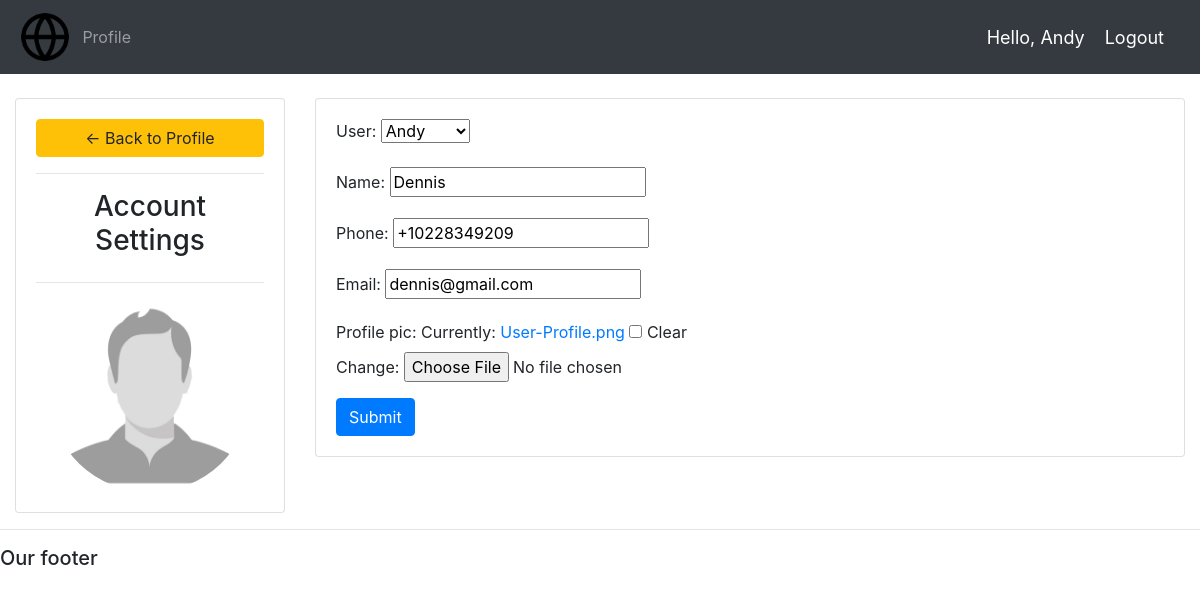
Screenshot of /account/ (signed in) with the database file from the repository.
### accounts/models.py (models this page shows, shortened)
class Customer(models.Model):
    user = models.OneToOneField(User, null=True, blank=True, on_delete=models.CASCADE)
    name = models.CharField(max_length = 200, null=True)
    phone = models.CharField(max_length = 200, null=True)
    email = models.CharField(max_length = 200, null=True)
    profile_pic = models.ImageField(default='profile.png', null=True, blank=True)
    date_created = models.DateTimeField(auto_now_add=True, null=True)

### accounts/views.py (the view)
# urls.py: path('account/', views.accountSettings, name="account"),
@login_required(login_url='login')
def accountSettings(request):
    customer = request.user.customer
    form = CustomerForm(instance=customer)
    if request.method == 'POST':
        form = CustomerForm(request.POST, request.FILES, instance=customer)
        if form.is_valid():
            form.save()
    context = {'form':form}
    return render(request, 'accounts/account_settings.html', context)

### accounts/forms.py
class CustomerForm(ModelForm):
    class Meta:
        model = Customer
        fields = '__all__'

### accounts/templates/accounts/account_settings.html (shortened to what this page needs)
{%  extends 'accounts/main.html' %}
{% load static %}
{% block content %}
<br>
<div class="row">
	<div class="col-md-3">
		<div class="card card-body">
			<a class="btn btn-warning" href="{% url 'home' %}"> &#8592; Back to Profile</a>
			<hr>
			<h3 style="text-align: center">Account Settings</h3>
			<hr>
			<img class="profile-pic" src="{{request.user.customer.profile_pic.url}}" >
		</div>
	</div>
	<div class="col-md-9">
		<div class="card card-body">
			<form method="POST" action="" enctype="multipart/form-data">
				{{form.as_p}}
			<input class="btn btn-primary" type="submit" name="Update Information">
			</form>
		</div>
	</div>
</div>
{% endblock %}

### accounts/templates/accounts/navbar.html (shortened to what this page needs)
{% load static %}
<nav class="navbar navbar-expand-lg navbar-dark bg-dark">
  <img src="/images/favicon.png" alt="favicon" class="logo">
    <div class="collapse navbar-collapse" id="navbarNav">
      <ul class="navbar-nav">
        {% if request.user.is_staff %}
        <li class="nav-item active">
          <a class="nav-link" href="{% url 'home' %}">Dashboard</a>
        </li>
        <li class="nav-item">
          <a class="nav-link" href="{% url 'products' %}">Products</a>
        </li>
        {% else %}
        <li class="nav-item">
          <a class="nav-link" href="{% url 'account' %}">Profile</a>
        </li>
        {% endif %}
      </ul>
    </div>
    <span class="hello-msg">Hello, {{request.user}}</span>
    <span><a class="hello-msg" href="{% url 'logout' %}">Logout</a></span>
  </nav>

### static/css/main.css (style rules this page uses)
body { background-color: #ebeff5; }

### accounts/templates/accounts/navbar.html (style rules this page uses)
.hello-msg { font-size: 18px; color: #fff; margin-right: 20px; }
.logo { width: 5%; height: 5%; padding: 3px; }

### accounts/templates/accounts/account_settings.html (style rules this page uses)
.profile-pic { max-width: 200px; max-height:200px; margin: 0 auto; border-radius: 50%; }

### rows the page displays
Customer: user "Andy", name "Dennis", phone "+10228349209", email "dennis@gmail.com"

### other values shown
{{ request.user }} "Andy"
